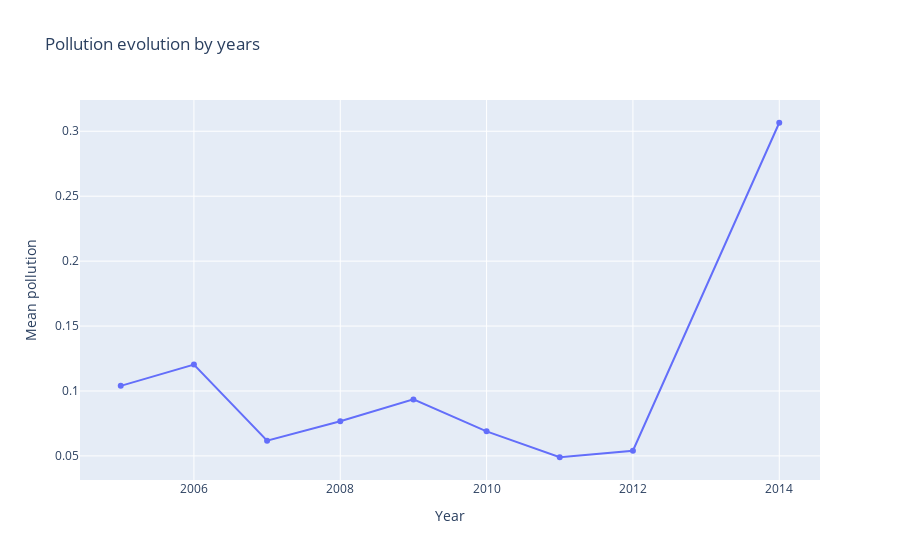
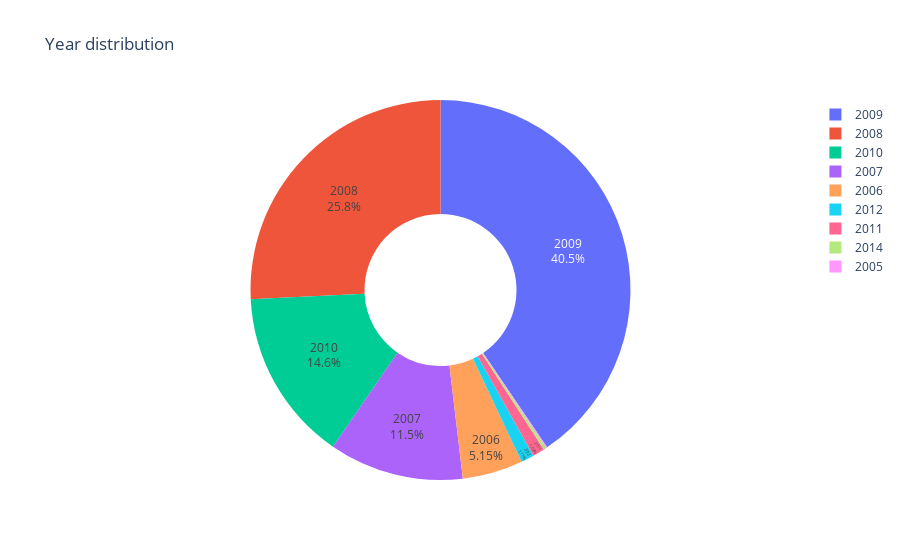

Notebook code cell kept with these figures, in order:
### Markdown cell above
### d - Average polution by years

### Code cell
average_pollution_by_year = df.groupby('year')['polution'].mean().reset_index()

fig = px.line(average_pollution_by_year, x='year', y='polution', 
              title='Pollution evolution by years', markers=True)

fig.update_layout(xaxis_title='Year', yaxis_title='Mean pollution', showlegend=False)

fig.show()

year_counts = df['year'].value_counts().reset_index()
year_counts.columns = ['Year', 'Count']

fig = px.pie(year_counts, values='Count', names='Year', 
             title='Year distribution', hole=0.4)

fig.update_traces(textposition='inside', textinfo='percent+label')

fig.show()

### Figure 1 — Plotly figure (JSON) as saved in the notebook; plotly's stock layout.template omitted (floating-point values rounded to 4 significant figures)
{"data": [{"hovertemplate": "year=%{x}<br>polution=%{y}<extra></extra>", "legendgroup": "", "line": {"color": "#636efa", "dash": "solid"}, "marker": {"symbol": "circle"}, "mode": "markers+lines", "name": "", "orientation": "v", "showlegend": false, "type": "scatter", "x": [2005, 2006, 2007, 2008, 2009, 2010, 2011, 2012, 2014], "xaxis": "x", "y": [0.104, 0.1203, 0.0617, 0.0767, 0.09354, 0.06894, 0.04898, 0.05397, 0.3066], "yaxis": "y"}], "layout": {"legend": {"tracegroupgap": 0}, "showlegend": false, "title": {"text": "Pollution evolution by years"}, "xaxis": {"anchor": "y", "domain": [0, 1], "title": {"text": "Year"}}, "yaxis": {"anchor": "x", "domain": [0, 1], "title": {"text": "Mean pollution"}}}}

### Figure 2 — Plotly figure (JSON) as saved in the notebook; plotly's stock layout.template omitted (floating-point values rounded to 4 significant figures)
{"data": [{"domain": {"x": [0, 1], "y": [0, 1]}, "hole": 0.4, "hovertemplate": "Year=%{label}<br>Count=%{value}<extra></extra>", "labels": [2009, 2008, 2010, 2007, 2006, 2012, 2011, 2014, 2005], "legendgroup": "", "name": "", "showlegend": true, "textinfo": "percent+label", "textposition": "inside", "type": "pie", "values": [874, 556, 316, 247, 111, 24, 22, 5, 2]}], "layout": {"legend": {"tracegroupgap": 0}, "title": {"text": "Year distribution"}}}
